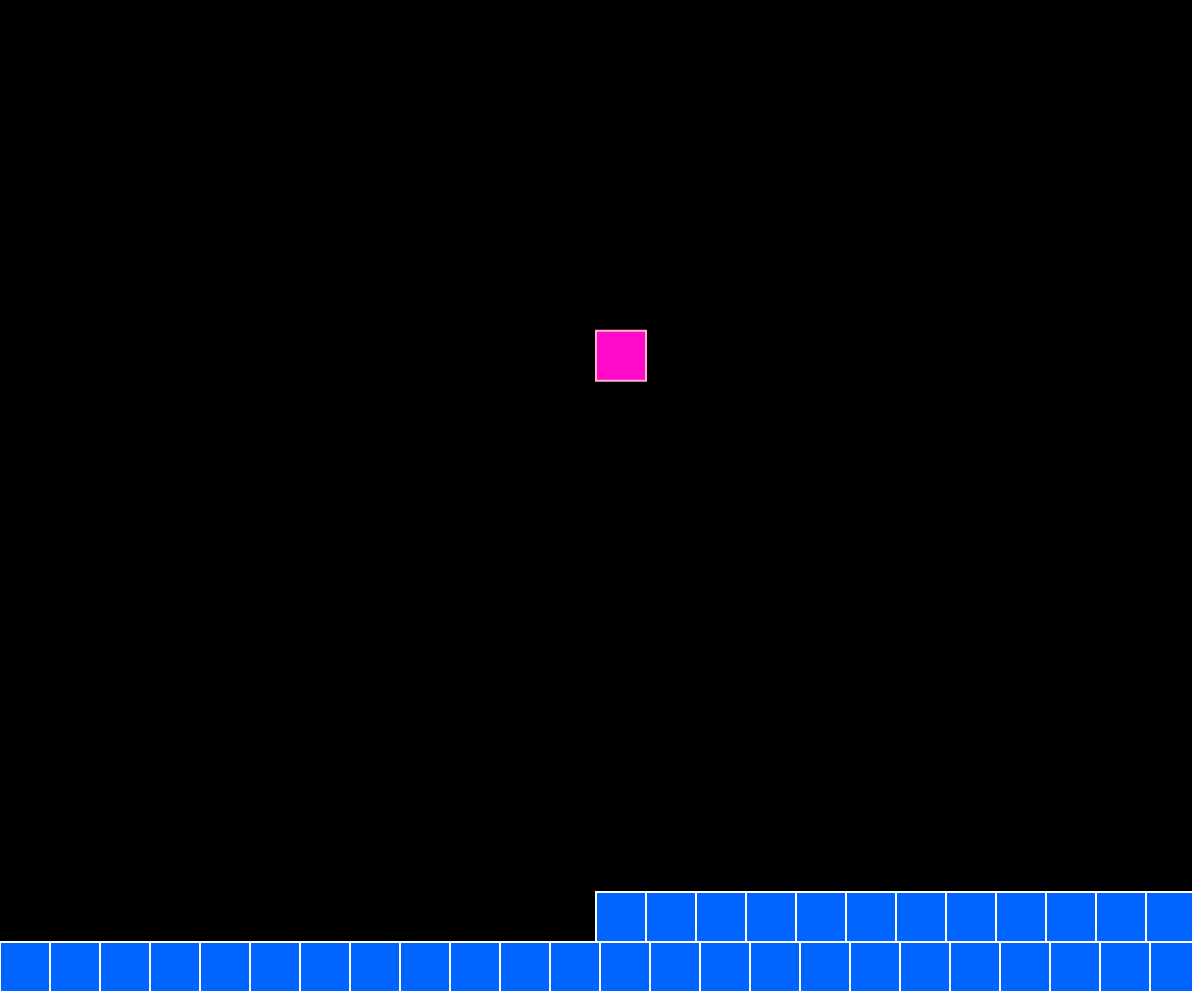
Frame 1 (no input)
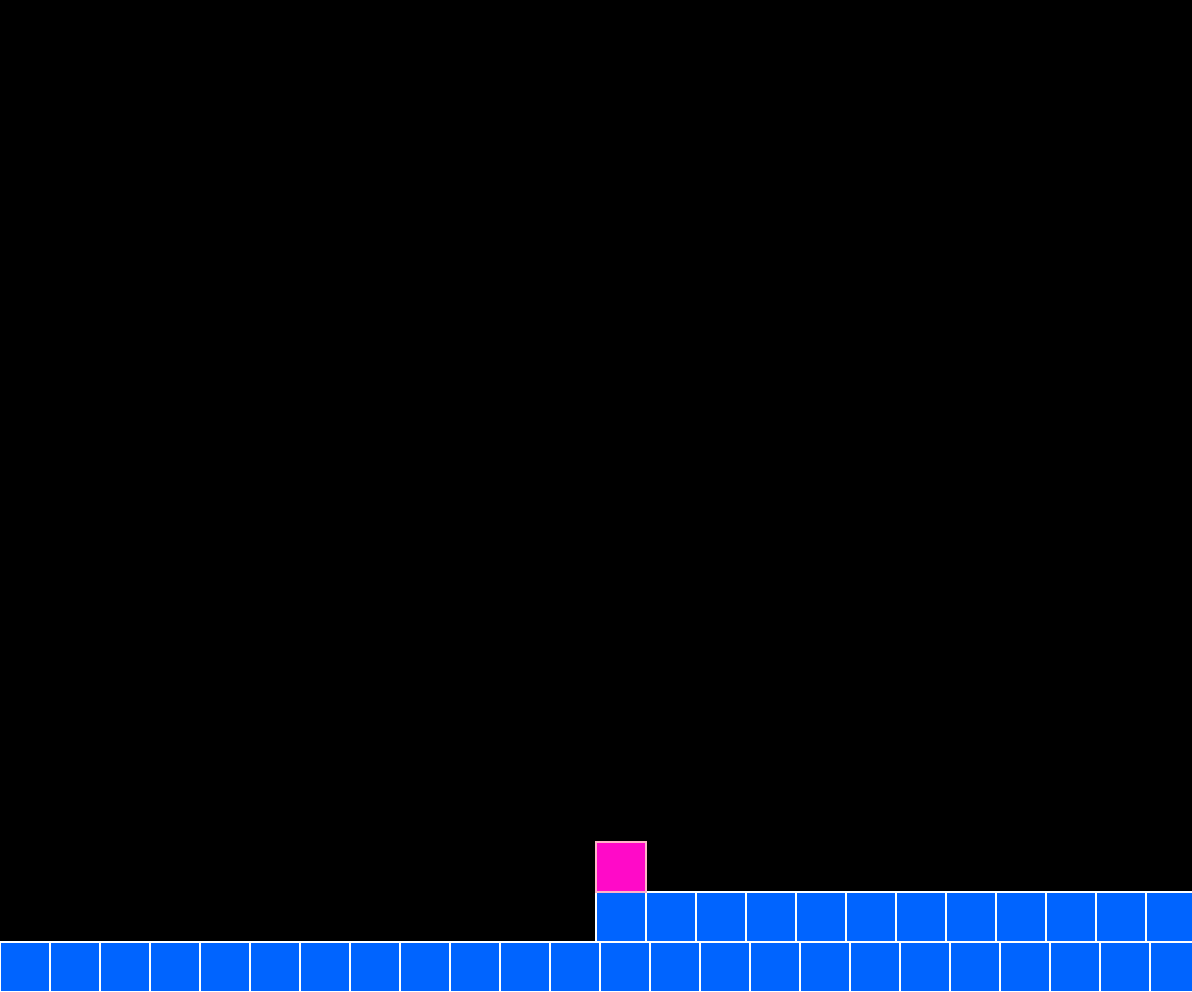
Frame 60 (no input)
Frame 120 (the mouse pressed at the canvas centre since frame 60): identical to frame 60, image omitted

The p5.js sketch that drew these frames (run headless with seeded random() and noise() and a simulated clock; from frame 60 on, the mouse is pressed at the canvas centre):

// p5.js sketch
// ── sketch.js
var player;
var walls = [];

const W = 87, A = 65, S = 83, D = 68;
const UP = 38, LEFT = 37, DOWN = 40, RIGHT = 39;

function setup() {
	createCanvas(window.innerWidth-8, window.innerHeight-8);
	player = new Player(width/2, height/3);
	
	for (var i = 0; i < width/50; i++) {
		walls.push(new Wall(i*50, height-50));
	}
	for (var i = 0; i < width/25; i++) {
		walls.push(new Wall(i*50+width/2, height-100));
	}
}

function draw() {
	background(0);

	for (var i = 0; i < walls.length; i++) {
		walls[i].update();
	}
	player.update();
}
// ── player.js
class Player {
    constructor(x, y) {
        this.pos = createVector(x, y);
        this.vel = createVector(0, 0);
        this.acc = createVector(0, 0);
        this.speed = 1;
        this.maxspeed = 25;
        this.gravity = 1;
        this.size = 50;
        this.touchingGround = false;
        this.jumping = false;
        this.jumpForce = 30;
        this.prevPos = createVector(x, y);
    }
    
    update() {
        this.prevPos = this.pos.copy();
        this.move();
        if (!this.touchingGround) this.acc.y += this.gravity;
        this.pos.add(this.vel);
        this.vel.add(this.acc);
        this.acc.mult(0);
        this.constrainSpeed();
        this.constrainPos();
        this.collision();

        this.draw();
    }

    move() {
        if (keyIsDown(W) || keyIsDown(UP)) {
            if (!this.jumping && this.touchingGround) this.jump();
        }
        if (keyIsDown(A) || keyIsDown(LEFT)) {
            this.acc.x -= this.speed;
        } 
        if (keyIsDown(D) || keyIsDown(RIGHT)) {
            this.acc.x += this.speed;
        }
        this.vel.x *= 0.93;
    }

    
    jump() {
        this.acc.y = -this.jumpForce;
        this.jumping = true;
        this.touchingGround = false;
    }
    
    draw() {
        fill(255, 10, 200);
        stroke(255, 180, 200);
        rect(this.pos.x, this.pos.y, this.size, this.size);
    }
    
    constrainSpeed() {
        if (this.vel.x > this.maxspeed) this.vel.x = this.maxspeed;
        if (this.vel.x < -this.maxspeed) this.vel.x = -this.maxspeed;
        if (this.vel.y > this.maxspeed) this.vel.y = this.maxspeed;
        if (this.vel.y < -this.maxspeed) this.vel.y = -this.maxspeed;
    }
    
    constrainPos() {
        if (this.pos.y > height - this.size) {
            this.pos.y = height - this.size;
            this.hitGround();
        }
        if (this.pos.y < 0) {
            this.pos.y = 0;
            this.vel.y = 0;
        }
        if (this.pos.x > width - this.size) {
            this.pos.x = width - this.size;
            this.vel.x = 0;
        }
        if (this.pos.x < 0) {
            this.pos.x = 0;
            this.vel.x = 0;
        }
    }

    hitGround() {
        this.vel.y = 0;
        this.touchingGround = true;
    }

    collision() {
        var collision = false;
        for (var i = 0; i < walls.length; i++) {
            if (this.pos.x < walls[i].pos.x + walls[i].size &&
                this.pos.x + this.size > walls[i].pos.x &&
                this.pos.y < walls[i].pos.y + walls[i].size &&
                this.size + this.pos.y > walls[i].pos.y) {
                var playerCenter = this.pos.copy().add(createVector(this.size/2, this.size/2));
                var wallCenter = walls[i].pos.copy().add(createVector(walls[i].size/2, walls[i].size/2));
                var direction = playerCenter.sub(wallCenter).heading();
                if (direction >= -2 && direction <= -1) {
                    //Hit top
                    this.pos.y = walls[i].pos.y - walls[i].size;
                    this.hitGround();
                    collision = true;
                    console.log(direction);
                } else if (direction > 1 && direction < 2) {
                    //Hit bottom
                    this.pos.y = walls[i].pos.y + walls[i].size;
                    this.vel.y = 0;
                } else if (direction > 1 && direction < -1) {
                    //Hit left
                    this.pos.x = walls[i].pos.x - walls[i].size;
                    this.vel.x = 0;
                    console.log("left", direction);
                } else if (direction > -1 && direction < 1) {
                    //Hit right
                    // this.pos.x = walls[i].pos.x + walls[i].size;
                    // this.vel.x = 0;
                }
            } 
            if (!collision) this.touchingGround = false;
            
        }
    }
}

function keyReleased() {
    if (keyCode == W || keyCode == UP) {
        player.jumping = false;
    }
}

function keyPressed() {
    player.move();
}
// ── wall.js
class Wall {
    constructor(x, y) {
        this.pos = createVector(x, y);
        this.size = 50;
    }

    update() {
        this.draw();
    }

    draw() {
        fill(0, 100, 255);
        stroke(255);
        strokeWeight(2);
        rect(this.pos.x, this.pos.y, this.size, this.size);
    }
}
